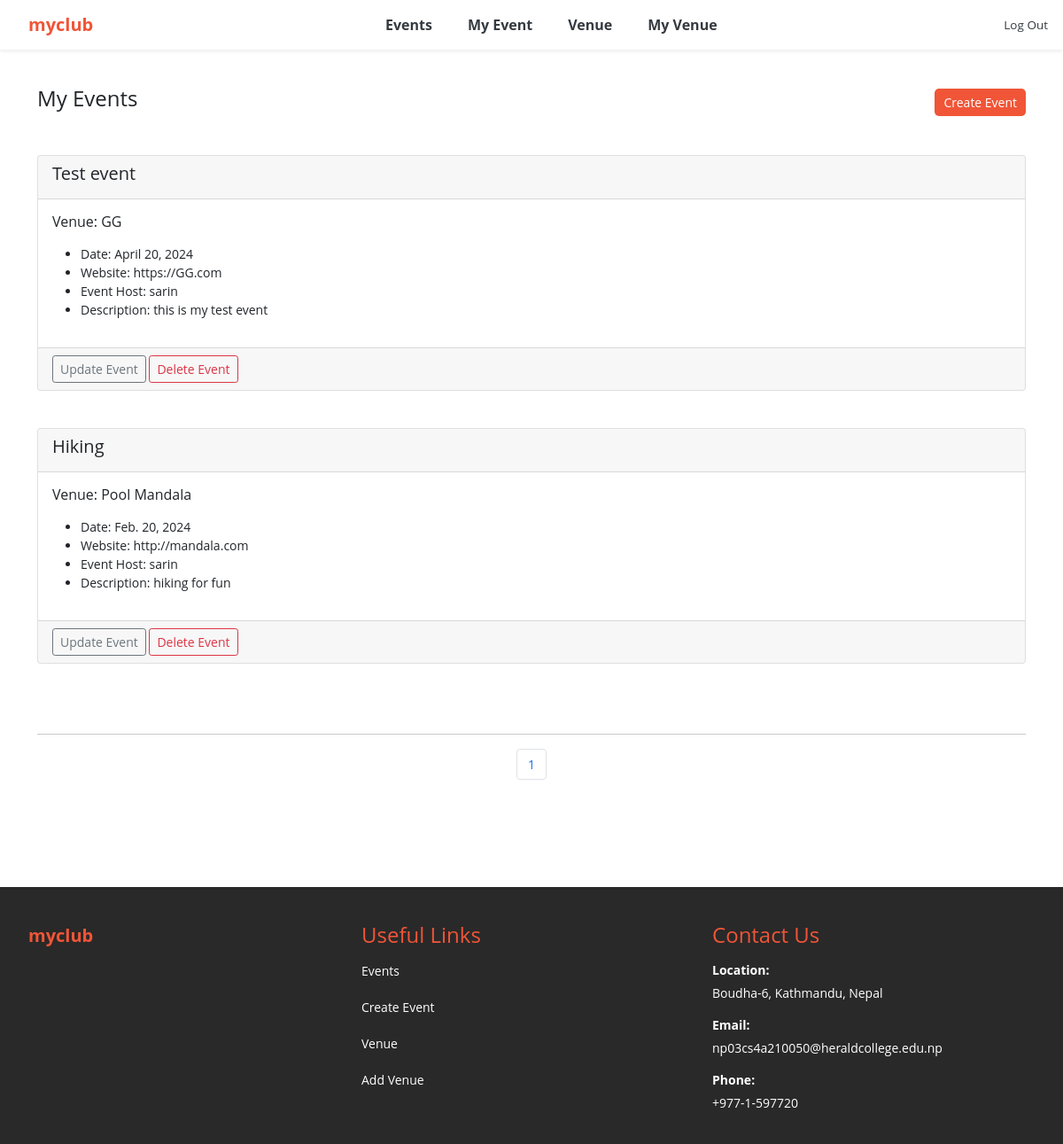
/my_events (signed in), run on the app's committed database.
### events/models.py (models this page shows, shortened)
class Event(models.Model):
	name = models.CharField('Event Name', max_length=120)
	event_date = models.DateField('Event Date', blank=False)
	venue = models.ForeignKey(Venue, blank=True, null=True, on_delete=models.CASCADE)
	manager = models.ForeignKey(User, blank=True, null=True, on_delete=models.SET_NULL)
	description = models.TextField(blank=True)
	attendees = models.ManyToManyField(MyClubUser, blank=True)
	def __str__(self):
		return self.name
	class Meta:
		ordering = ['-event_date']

class Venue(models.Model):
	name = models.CharField('Venue Name', max_length=120)
	address = models.CharField(max_length=300)
	zip_code = models.CharField('Zip Code', max_length=15)
	phone = models.CharField('Contact Phone', max_length=25, blank=True)
	web = models.URLField('Website Address', blank=True)
	email_address = models.EmailField('Email Address', blank=True)
	owner = models.IntegerField("Venue Owner", blank=False, default=1)
	venue_description = models.TextField(blank=True)
	venue_image = models.ImageField(null=True, blank=True, upload_to="images/")
	def __str__(self):
		return self.name
	class Meta:
		ordering = ['name']

### events/views.py (the view)
# urls.py: path('my_events', views.my_events, name='my_events'),
def my_events(request):
	event_list = Event.objects.all().order_by('-event_date')
	p = Paginator(Event.objects.all(), 10)
	page = request.GET.get('page')
	events = p.get_page(page)
	nums = "a" * events.paginator.num_pages
	return render(request, 'events/my_events.html',
		{'event_list': event_list, 'events': events, 'nums':nums})

### events/templates/events/my_events.html (shortened to what this page needs)
{% extends 'events/base.html' %}
{% block content %}
	<nav class="custom-nav">
		<div>
			<h4>My Events</h4>
		</div>
		<div>
			<a class="d-flex" href="{% url 'add-event' %}" style="text-decoration: none;">
	          	<button class="btn btn-sm btn-custom">Create Event</button>
	        </a>
		</div>
	</nav>
	<br>
	{% for event in events %}
		{% if user.is_authenticated %}
		  	{% if user == event.manager %}
				<div class="card">
				  <div class="card-header">
				    <h5>{{event}}</h5>
				  </div>
				  <div class="card-body">
				    <h6 class="card-title">Venue: {{ event.venue }}</h6>
				    <p class="card-text">
				    	<ul>
				    		{% if event.event_date %}
								<li>Date: {{ event.event_date }}</li>
							{% endif %}
							{% if event.venue.web %}
								<li>Website: {{ event.venue.web }}</li>
							{% endif %}
							{% if event.manager %}
								<li>Event Host: {{ event.manager }}</li>
							{% endif %}
							{% if event.description %}
								<li>Description: {{ event.description }}</li>
							{% endif %}
						</ul>
					</p>
				  </div>
				  <div class="card-footer text-muted">
					<a href="{% url 'update-event' event.id %}" class="btn btn-outline-secondary btn-sm">Update Event</a>
				  	<a href="{% url 'delete-event' event.id %}" class="btn btn-outline-danger btn-sm">Delete Event</a>
				  </div>
				</div>
				<br><br>
		 	{% endif %}
		{% endif %}
	{% endfor%}
	<br>
	<hr>
	<nav aria-label="Page navigation example">
		<ul class="pagination justify-content-center">
			{% for i in nums %}
				<li class="page-item">
					<a class="page-link" href="?page={{ forloop.counter }}">{{ forloop.counter }}</a>
				</li>
			{% endfor %}
		</ul>
	</nav>
{% endblock %}

### events/templates/events/base.html (style rules this page uses)
body { font-size: 14px; font-weight: 400; font-family: "Open Sans", sans-serif; background: #FFFFFF; }
.custom-nav { display: flex; justify-content: space-between; align-items: center; padding-top: 20px; padding-bottom: 20px; background-color: #FFFFFF; }
.d-flex { padding-right: 0px; }
.btn-custom { font-size: 14px; color: #FFFFFF; background-color: #f05537; cursor: pointer; padding: 5px 10px; text-decoration: none; border: none; border-radius: 5px; }

### events/templates/events/navbar.html (style rules this page uses)
:root { --bs-primary: #f05537; --bs-orange: #d1410c; }

### data on the page
Event: name "Test event", venue "GG", event_date "April 20, 2024", venue.web "https://GG.com", manager "sarin", description "this is my test event"
Event: name "Hiking", venue "Pool Mandala", event_date "Feb. 20, 2024", venue.web "http://mandala.com", manager "sarin", description "hiking for fun"
